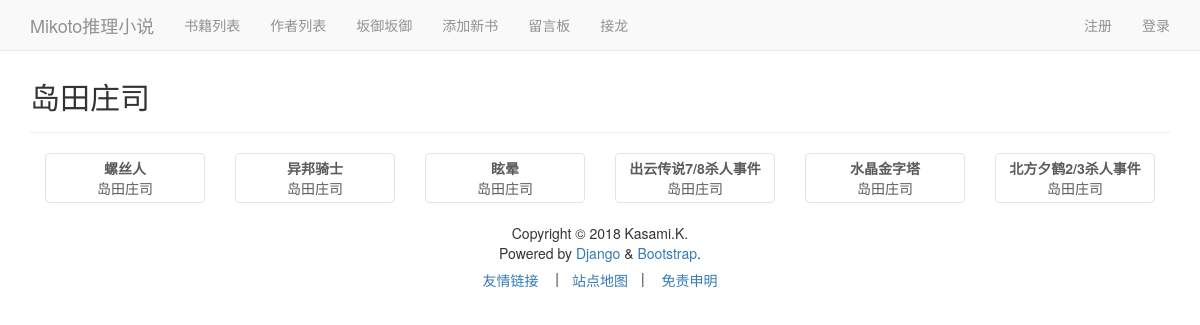
The page /writers/1/ on the database its author committed.
### homepage/models.py (models this page shows, shortened)
class Writer(models.Model):
    name = models.CharField(max_length=20)
    owner = models.ForeignKey(User,default='')
    def __str__(self):
        return self.name

class Bookinfo(models.Model):
    name = models.CharField(max_length=30)
    writer = models.ForeignKey(Writer)
    jianjie =  models.TextField(max_length=600) #书的简介
    downurl = models.CharField(max_length=50)
    owner = models.ForeignKey(User,default='')
    xzl=models.IntegerField(default=0)
    length=models.IntegerField(default=0)

### homepage/views.py (the view)
# urls.py: url(r'^writers/(?P<writer_id>\d+)/$',views.writer,name='writer'),
def writer(request,writer_id):
    writera = homepage.models.Writer.objects.get(id=writer_id)
    books = homepage.models.Bookinfo.objects.filter(writer=writera)
    context={'books':books,'writer':writera}
    return render(request,'writer.html',context)

### homepage/templates/writer.html (shortened to what this page needs)
{% extends "base.html" %}
{% block header %}
  <h2>{{ writer.name}}</h2>
{% endblock header %}
{% block content %}
<div class="row">
<div class="container-fluid">
   {% for book in books %}
  <div class="col-xs-6 col-md-2">
    <button type="button" class="thumbnail btn-block" style="opacity:0.8; filter:alpha(opacity=50);" data-toggle="modal" data-target="#myModal{{book.id}}">
      <div align="center">
              <b>{{ book.name }}</b><br>
        {{ book.writer }}
        </div>
</button>
  </div>
{% endfor %}
</div>
</div>
{% endblock content %}

### homepage/templates/base.html (style rules this page uses)
body { display: flex; min-height: 100vh; flex-direction: column; background-image:url(http://ww4.sinaimg.cn/large/88eee90fgy1fr0ox2nog0j21hc0u01ir.jpg); background-position: center ; background-repeat: no-repeat; background-attachment: fixed; }

### rows shown on the page
Writer: name "岛田庄司"
Bookinfo: name "螺丝人", writer "岛田庄司"
Bookinfo: name "异邦骑士", writer "岛田庄司"
Bookinfo: name "眩晕", writer "岛田庄司"
Bookinfo: name "出云传说7/8杀人事件", writer "岛田庄司"
Bookinfo: name "水晶金字塔", writer "岛田庄司"
Bookinfo: name "北方夕鹤2/3杀人事件", writer "岛田庄司"
